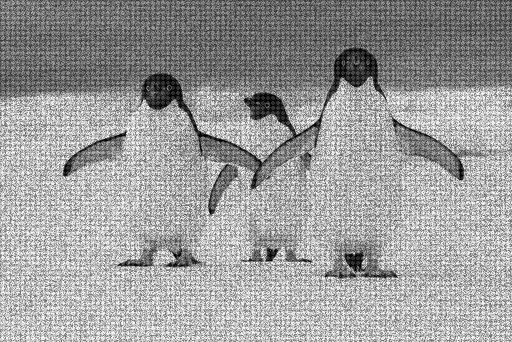
#> input picture PenguinDistorted.bmp, 512 x 342 px
$ python FrequancyDomain.py
#> lines starting #> are read from the running program, lines starting #| are printed output that depends on the picture
import cv2
import cv2 as cv
import numpy as np
import matplotlib.pyplot as plt
from math import sqrt
import math

# This method is used to calculate the distance of two given points
def distance(point1, point2):
    return sqrt((point1[0] - point2[0]) ** 2 + (point1[1] - point2[1]) ** 2)


def ideal_low_pass_filter(shape, cutoff):# Transfer parameters are Fourier transform spectrogram and filter size
    # Getting image properties
    [h, w] = shape

    # The np.zeros() method returns a new array of given shape and type, filled with zeros.
    mask_image = np.zeros((h, w))
    for i in range(h):
        for j in range(w):
            # Implementing the low pass filter formula.
            distance = math.sqrt((i - (h / 2)) * (i - (h / 2)) + (j - (w / 2)) * (j - (w / 2)))
            # Checking the distance to be less than or equal to the cutoff, forming a filter size that defines the size.
            # Then set to 1, preserving the low frequency part and 0 is set, to preserve high frequencies.
            if distance <= cutoff:
                mask_image[i][j] = 1
            else:
                mask_image[i][j] = 0

    return mask_image


def ideal_high_pass_filter(shape, cutoff):# Transfer parameters are Fourier transform spectrogram and filter size
    mask_image = 1 - ideal_low_pass_filter(shape, cutoff)
    return mask_image


def ideal_band_pass_filter(shape, cutoff1, cutoff2):# Transfer parameters are Fourier transform spectrogram and filter size
    # Getting image properties
    [h, w] = shape

    # The np.zeros() method returns a new array of given shape and type, filled with zeros.
    mask_image = np.zeros((h, w))
    for i in range(h):
        for j in range(w):
            # Implementing the low pass filter formula.
            distance = math.sqrt((i - (h / 2)) * (i - (h / 2)) + (j - (w / 2)) * (j - (w / 2)))
            # Checking the distance to be less than or equal to the cutoff, forming a filter size that defines the size.
            # Then set to 1, preserving the low frequency part and 0 is set, to preserve high frequencies part.
            if cutoff1 <= distance <= cutoff2:
                mask_image[i][j] = 1
            else:
                mask_image[i][j] = 0

    return mask_image


def ideal_band_stop_filter(shape, cutoff1, cutoff2):# Transfer parameters are Fourier transform spectrogram and filter size
    mask_image = 1 - ideal_band_pass_filter(shape, cutoff1, cutoff2)
    return mask_image


# Reading the image.
img = cv2.imread('PenguinDistorted.bmp')
#> img is the input picture: shape (342, 512, 3); min 0, max 244, mean 155.9
# cv.cvtColor() method is used to convert an image from one color space to another.
# cv.COLOR_BGR2GRAY extension is used to convert RGB to gray.
img = cv.cvtColor(img, cv.COLOR_BGR2GRAY)
#> img: shape (342, 512)

# Transforming the image into fourier transform
# fft.fft2() computes the 2-dimensional FFT. This function computes the n-dimensional discrete Fourier Transform over
# any axes in an M-dimensional array by means of the Fast Fourier Transform (FFT).
fourier_transform = np.fft.fft2(img)

# Move frequency domain from upper left to middle
# The fftshift() method shifts the zero-frequency component to the center of the spectrum.
freq_shift_domain = np.fft.fftshift(fourier_transform)
# Plotting
plt.imshow(np.log1p(np.abs(freq_shift_domain)),
           cmap='gray')
plt.axis('off')
plt.show()
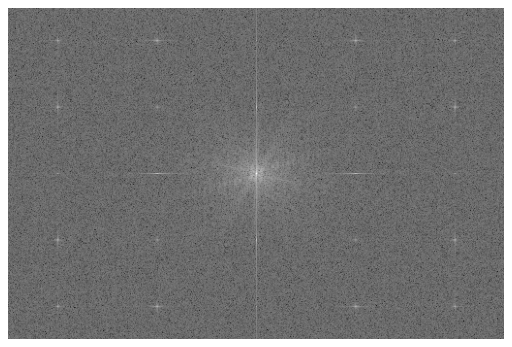
#> figure drawn by matplotlib, 1 panel
#TODO !!! ALL METHODS ARE CALLED BELLOW – MEDIAN, MEAN, BILATERAL FILTERS !!!

# Calling the filter methods made above
mask_image = ideal_low_pass_filter(img.shape, 50)
# mask_image=ideal_high_pass_filter(img.shape, 50)
# mask_image =ideal_band_pass_filter(img.shape, 50, 100)
# mask_image =ideal_band_stop_filter(img.shape, 50, 100)
# Plotting
plt.imshow(np.log1p(np.abs(mask_image)),
           cmap='gray')
plt.axis('off')
plt.show()
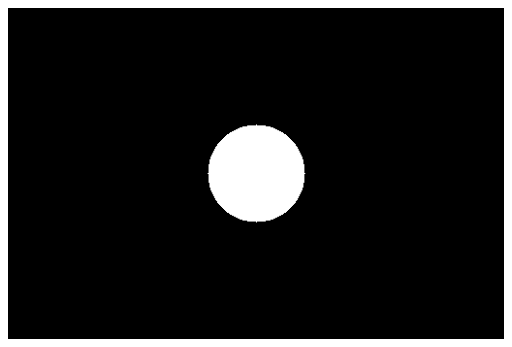
#> figure drawn by matplotlib, 1 panel

# We are applying the mask to the frequency shift domain.
Mshift = freq_shift_domain * mask_image
# Plotting
plt.imshow(np.log1p(np.abs(Mshift)),
           cmap='gray')
plt.axis('off')
plt.show()
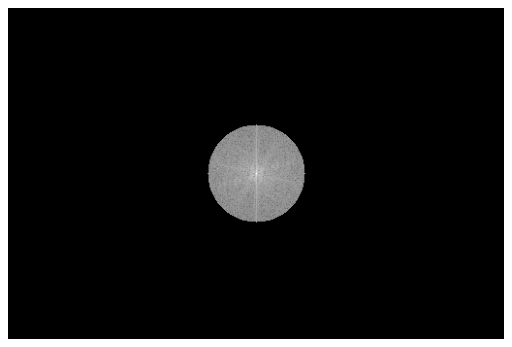
#> figure drawn by matplotlib, 1 panel

# Inverse Fourier Shift
# Move the frequency domain from the middle to the upper left corner
# The inverse of fftshift. Although identical for even-length x, the functions differ by one sample for odd-length x.
inverse_FFT_shift = np.fft.ifftshift(Mshift)
# Plotting
plt.imshow(np.log1p(np.abs(inverse_FFT_shift)),
           cmap='gray')
plt.axis('off')
plt.show()
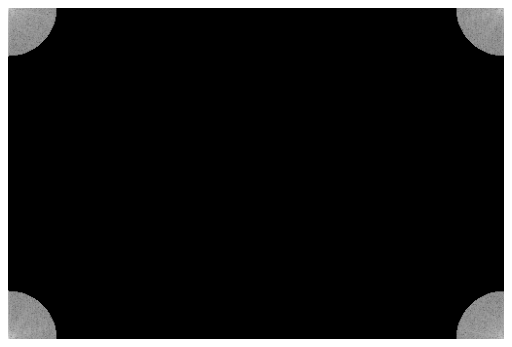
#> figure drawn by matplotlib, 1 panel

# Inverse Fourier Transform
# Compute the 2-dimensional inverse discrete Fourier Transform.#
# This function computes the inverse of the 2-dimensional discrete Fourier Transform over any number of axes in an
# M-dimensional array by means of the Fast Fourier Transform (FFT). In other words, ifft2(fft2(a)) == a to within
# numerical accuracy. By default, the inverse transform is computed over the last two axes of the input array.
inverse_FFT_transform = np.abs(np.fft.ifft2(inverse_FFT_shift))
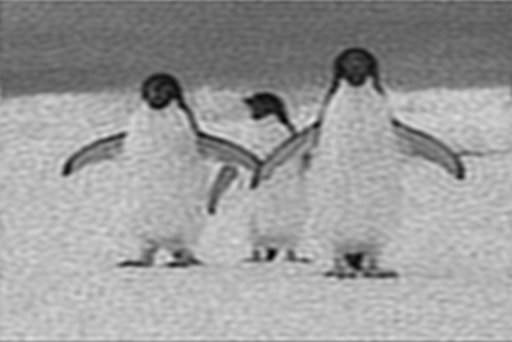
#> inverse_FFT_transform: shape (342, 512) float64; min 1.51, max 226.3, mean 155.9
# Plotting
plt.imshow(np.log1p(np.abs(inverse_FFT_transform)),
           cmap='gray')
plt.axis('off')
plt.show()
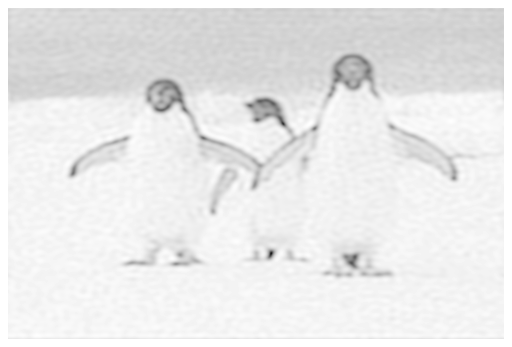
#> figure drawn by matplotlib, 1 panel
# Exporting file in .bmp format
cv.imwrite('FD-OUT.bmp', inverse_FFT_transform)

$ run again, with PenguinOriginal.bmp copied over PenguinDistorted.bmp
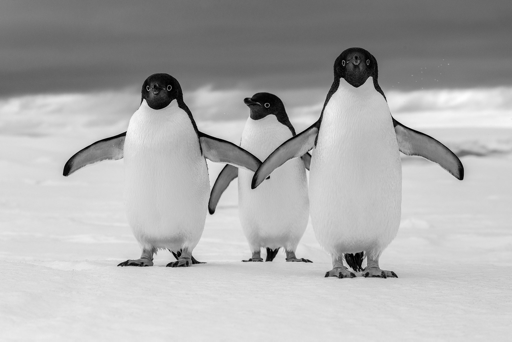
#> input picture PenguinOriginal.bmp, 512 x 342 px
#> img is the input picture: shape (342, 512, 3); min 0, max 253, mean 174.2
#> img: shape (342, 512)
#> `plt.show()`:
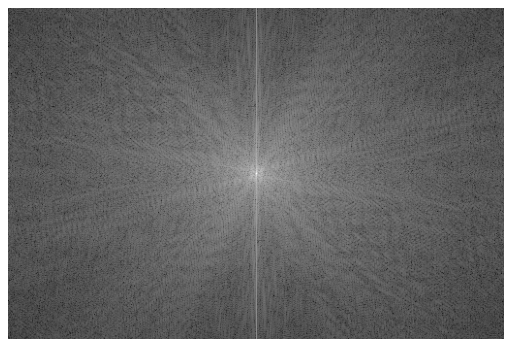
#> figure drawn by matplotlib, 1 panel
#> `plt.show()`:
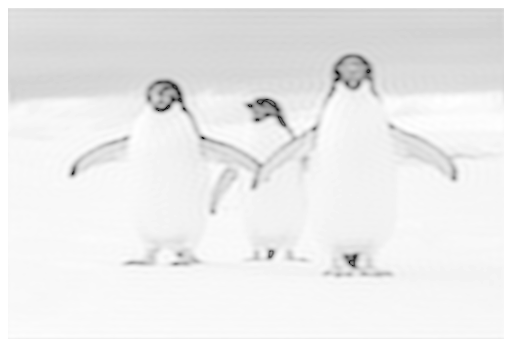
#> figure drawn by matplotlib, 1 panel
